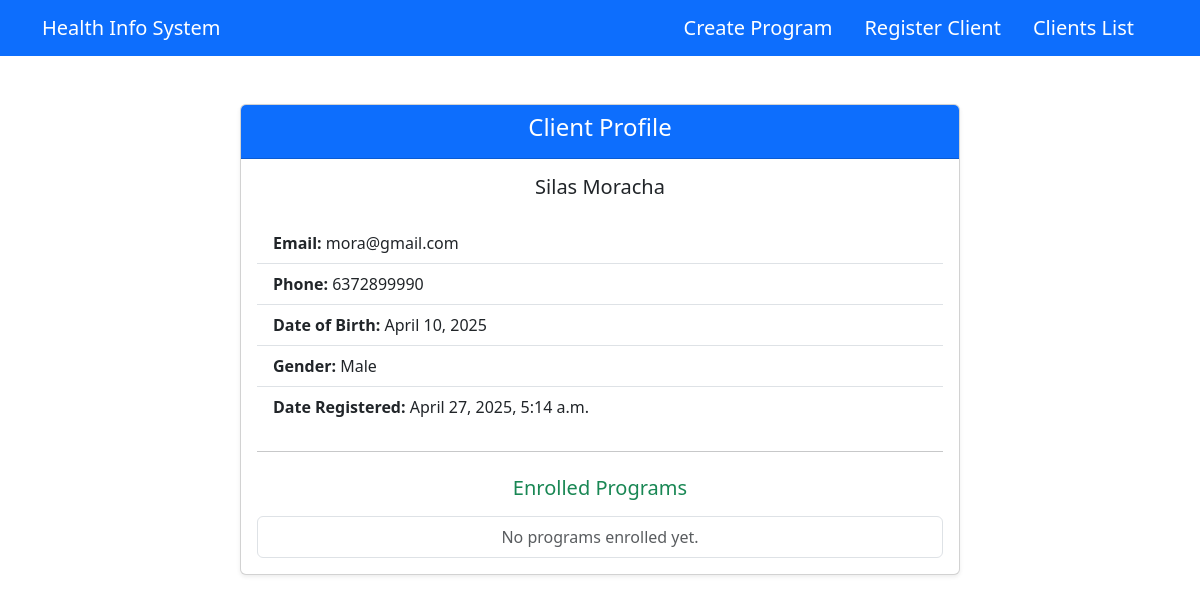
/clients/2/, run on an earlier commit of the app's database.
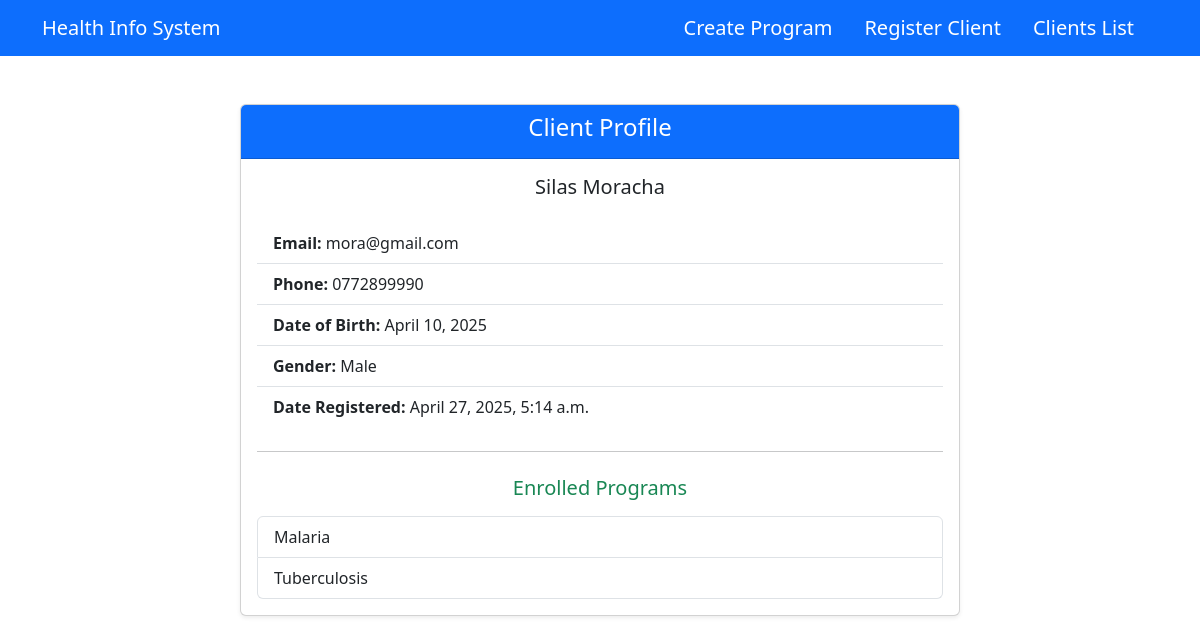
And on a later commit of the database.
### healthIS/models.py (models this page shows, shortened)
class Client(models.Model):
    GENDER_CHOICES = [
        ('Male', 'Male'),
        ('Female', 'Female'),
        ('Other', 'Other')
    ]
    first_name = models.CharField(max_length=100)
    last_name = models.CharField(max_length=100)
    dob = models.DateField()
    email = models.EmailField(unique=True)
    gender = models.CharField(max_length=10, choices=GENDER_CHOICES)
    contact_info = models.CharField(max_length=255)
    date_registered = models.DateTimeField(auto_now_add=True)

class Enrollment(models.Model):
    client = models.ForeignKey(Client, on_delete=models.CASCADE)
    program = models.ForeignKey(HealthProgram, on_delete=models.CASCADE)
    enrollment_date = models.DateTimeField(auto_now_add=True)
    class Meta:
        unique_together = ('client', 'program') # Ensure a client can't be enrolled in the same program twice

class HealthProgram(models.Model):
    name = models.CharField(max_length=100, unique=True)
    description = models.TextField(blank=True)
    date_created = models.DateTimeField(auto_now_add=True)

### healthIS/views.py (the view)
# urls.py: path('clients/<int:client_id>/', views.client_profile, name='client-profile'),
def client_profile(request, client_id):
    client = get_object_or_404(Client, id=client_id)
    enrolled_program_ids = Enrollment.objects.filter(client=client).values_list('program_id', flat=True)
    available_programs = HealthProgram.objects.exclude(id__in=enrolled_program_ids)
    if request.method == 'POST':
        program_id = request.POST.get('program_id')
        program = get_object_or_404(HealthProgram, id=program_id)
        Enrollment.objects.create(client=client, program=program)
        return redirect('client-profile', client_id=client.id)
    enrollments = Enrollment.objects.filter(client=client)
    context = {
        'client': client,
        'available_programs': available_programs,
        'enrollments': enrollments
    }
    return render(request, 'healthIS/client_profile.html', context)

### healthIS/templates/healthIS/client_profile.html
{% extends 'healthIS/base.html' %}
{% block content %}
<div class="container my-5">
  <div class="row justify-content-center">
    <div class="col-md-8">
      <div class="card shadow-sm">
        <div class="card-header bg-primary text-white text-center">
          <h4>Client Profile</h4>
        </div>
        <div class="card-body">
          <h5 class="card-title mb-4 text-center">
            {{ client.first_name }} {{ client.last_name }}
          </h5>
          <ul class="list-group list-group-flush mb-4">
            <li class="list-group-item">
              <strong>Email:</strong> {{ client.email }}
            </li>
            <li class="list-group-item">
              <strong>Phone:</strong> {{ client.contact_info }}
            </li>
            <li class="list-group-item">
              <strong>Date of Birth:</strong> {{ client.dob }}
            </li>
            <li class="list-group-item">
              <strong>Gender:</strong> {{ client.gender }}
            </li>
            <li class="list-group-item">
              <strong>Date Registered:</strong> {{ client.date_registered }}
            </li>
          </ul>
          <hr class="my-4">
          <h5 class="text-success mb-3 text-center">Enrolled Programs</h5>
          <ul class="list-group">
            {% if enrollments %}
              {% for enrollment in enrollments %}
                <li class="list-group-item">{{ enrollment.program.name }}</li>
              {% endfor %}
            {% else %}
              <li class="list-group-item text-center text-muted">No programs enrolled yet.</li>
            {% endif %}
          </ul>
        </div>
      </div>
    </div>
  </div>
</div>
{% endblock %}

What changed in the data, as far as the page shows it:
changed Client "Silas": contact_info "6372899990" → "0772899990"
added Enrollment: program.name "Malaria"
added Enrollment: program.name "Tuberculosis"
Also different on the page:
text no longer shown: "No programs enrolled yet."
